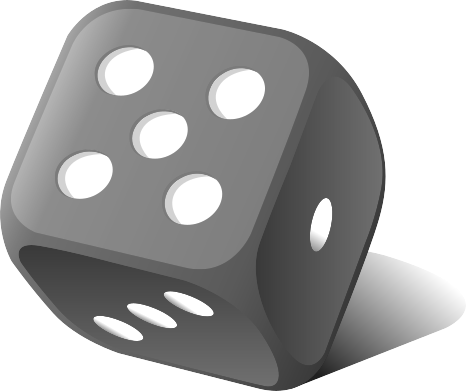
#> input picture figures/dice.png, 466 x 391 px
$ python plot_schematic.py
#> lines starting #> are read from the running program, lines starting #| are printed output that depends on the picture
import numpy as np
import pickle
import matplotlib as mpl
mpl.use('Agg')
from matplotlib.patches import ConnectionPatch
import matplotlib.pyplot as plt
import sys
plt.rcParams['axes.spines.right'] = False
plt.rcParams['axes.spines.top'] = False
np.random.seed(8432603)
np.random.seed(8522603)

cm = 1/2.54
pi2 = 2*np.pi
plt.rcParams['font.size'] = 16

T = 150
ts = np.arange(T)
dts_sq = (ts[:, None] - ts[None, :])**2
ell = 17
K = np.exp(-dts_sq/(2*ell**2))
L = np.linalg.cholesky(K + 1e-6*np.eye(T))

xs = np.linspace(-2, 2, T)
Kx = xs[:, None] * xs[None, :]
Lx = np.linalg.cholesky(Kx + 1e-6*np.eye(T))

###### create figure ######
fig = plt.figure(figsize = (30*cm, 10*cm))


###### plot priors #####
gs = fig.add_gridspec(2, 1, left=0.00, right=0.22, bottom=0.00, top=1.00,
                      wspace = 0.15, hspace = 0.35)

### plot RBF prior ###
nex = 4
fs = L @ np.random.normal(0, 1, (T, nex))

ax = fig.add_subplot(gs[0, 0])
for i in range(nex):
    ax.plot(ts, fs[:, i], 'k--')
ax.fill_between([ts[0], ts[-1]], [-2, -2], [2, 2], color = 'k', alpha = 0.10)
ax.set_xticks([])
ax.set_yticks([])
ax.set_xlim(ts[0], ts[-1])
ax.set_ylim(-3, 3)
ax.set_xlabel('time')
ax.set_ylabel( 'latent state')
ax.set_title('prior')

### plot linear prior ###
nex = 4
fxs = Lx @ np.random.normal(0, 1, (T, nex))

ax = fig.add_subplot(gs[1, 0])
for i in range(nex):
    ax.plot(xs, fxs[:, i], 'k--')
ax.fill_between(xs, -2*xs, 2*xs, color = 'k', alpha = 0.10)
ax.set_xticks([])
ax.set_yticks([])
ax.set_xlim(xs[0], xs[-1])
ax.set_xlabel( 'latent state')
ax.set_ylabel('activity (neuron i)')


#### plot noise process
gs = fig.add_gridspec(1, 1, left=0.30, right=0.36, bottom=0.00, top=1.00,
                      wspace = 0.15, hspace = 0.35)
ax = fig.add_subplot(gs[0, 0])
arr_image = plt.imread('dice.png', format='png')
#> arr_image is the input picture: shape (391, 466, 4) float32; mean R, G, B, A 0.347, 0.347, 0.347, 0.676
ax.imshow(arr_image)
ax.axis('off')


#### plot data ####
gs = fig.add_gridspec(1, 1, left=0.44, right=0.66, bottom=0.275, top=0.725,
                      wspace = 0.15, hspace = 0.35)
N = 50
C = np.random.normal(0, 1, (N, nex))*0.2
F = C @ fs.T
#Y = F + np.random.normal(0, 0.5, F.shape)
Y = np.random.poisson(np.exp(F+0.1))
print(np.amax(Y), np.quantile(Y, 0.8))

ax = fig.add_subplot(gs[0, 0])
ax.imshow(Y, aspect = 'auto', cmap = 'Greys', interpolation = 'none', vmin = 0, vmax = np.amax(Y)-3)
ax.spines.left = False
ax.spines.bottom = False
ax.set_xticks([])
ax.set_yticks([])
ax.set_xlabel('time')
ax.set_ylabel('neuron')


gs = fig.add_gridspec(2, 1, left=0.78, right=1.0, bottom=0, top=1,
                      wspace = 0.15, hspace = 0.35)

### plot latent ###
nex_post = 2
fs_post = L @ np.random.normal(0, 1, (T, nex_post))
ax1 = fig.add_subplot(gs[0, 0])
for i in range(nex_post):
    ax1.plot(ts, fs_post[:, i], 'b-')
    ax1.fill_between(ts, fs_post[:, i]-0.3, fs_post[:, i]+0.3, color = 'b', alpha = 0.10)
ax1.set_xticks([])
ax1.set_yticks([])
ax1.set_xlim(ts[0], ts[-1])
ax1.set_ylim(-3, 3)
ax1.set_xlabel('time')
ax1.set_ylabel( 'latent state')
ax1.set_title('posterior')

### plot activity ###
np.random.seed(8392603)
fxs_post = Lx @ np.random.normal(0, 1, (T, nex_post))

ax2 = fig.add_subplot(gs[1, 0])
for i in range(nex_post):
    ax2.plot(xs, fxs_post[:, i], 'b-', label = ('signal' if i == 0 else None))
    ax2.fill_between(xs, fxs_post[:, i]*0.7, fxs_post[:, i]*1.3, color = 'b', alpha = 0.10)
ax2.set_xticks([])
ax2.set_yticks([])
ax2.set_xlim(xs[0], xs[-1])
ax2.set_xlabel( 'latent state')
ax2.set_ylabel('activity (neuron i)')


def get_con(ax, xyA, xyB, con_lw = 2):
    con = ConnectionPatch(xyA=xyA, xyB=xyB, arrowstyle="->",
                          coordsA='figure fraction', coordsB='figure fraction',
                          axesA=ax, axesB=ax, lw = con_lw)
    ax.add_artist(con)


x, dy = 0.75, 0.20

get_con(ax, (0.225, 0.5+dy), (0.295, 0.525)) #latents to dice
get_con(ax, (0.225, 0.5-dy), (0.295, 0.475)) #data to dice

get_con(ax, (0.355, 0.5), (0.415, 0.5)) #dice to data

get_con(ax, (0.665, 0.525), (x, 0.5+dy)) #data to latents
get_con(ax, (0.665, 0.475), (x, 0.5-dy)) #data to tuning


### plot latent ###
for i in range(nex_post):
    ax1.plot(ts, np.zeros(T), 'k-')
    ax1.fill_between(ts, np.zeros(T)-2, np.zeros(T)+2, color = 'k', alpha = 0.10)

### plot activity ###
for i in range(nex_post):
    ax2.plot(xs, np.zeros(T), 'k-', label = ('noise' if i == 0 else None))
ax2.legend(frameon = False, ncol = 1, loc = 'upper left', bbox_to_anchor = (-0.01, 1.15))


#### save figure ####
plt.savefig('schematic_figure.pdf', bbox_inches = 'tight')
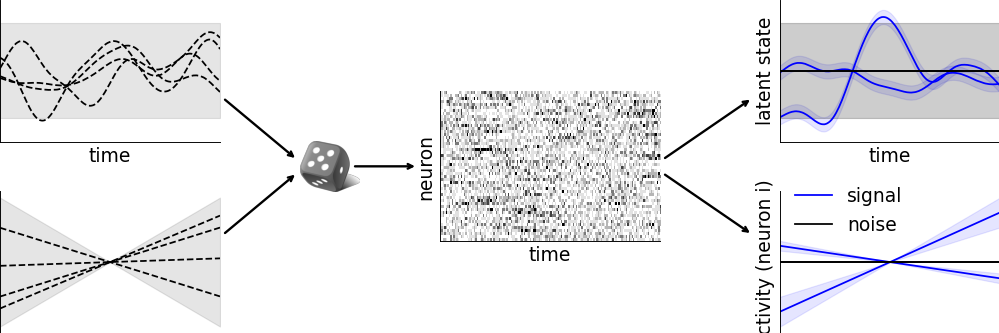
#> figure drawn by matplotlib, 6 panels
plt.close()
